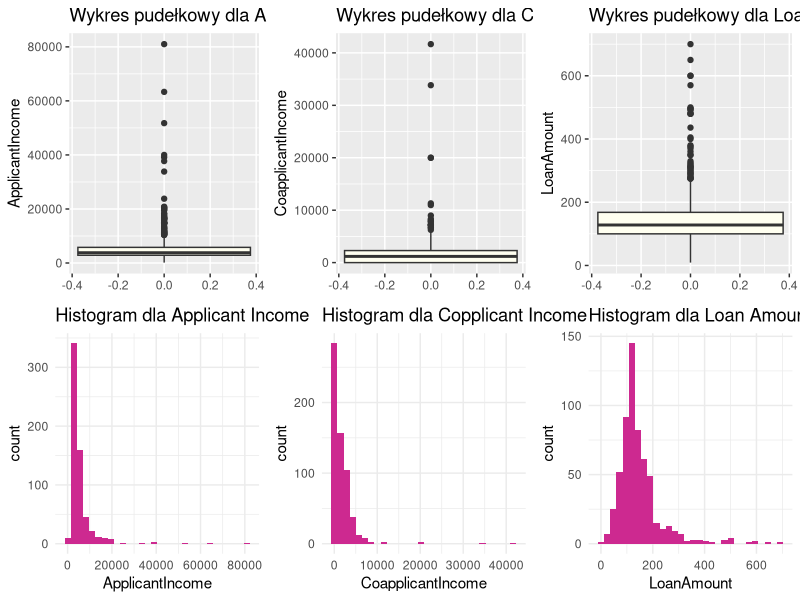

Recreate this plot in R.
install.packages("ggplot2")
library(ggplot2)
library(dplyr)

library(readr)
data <- read_csv("dataset/clean_data.csv")
View(clean_data)


#Wykresy pudelkowe dla ApplicantIncome, CoapplicantIncome oraz LoanAmount
pudelkowyApplicantIncome <- ggplot(data, aes(y = ApplicantIncome)) +
  geom_boxplot(fill="ivory") +
  labs(title = "Wykres pudełkowy dla Applicant Income")

pudelkowyCoapplicantIncome <- ggplot(data, aes(y = CoapplicantIncome)) +
  geom_boxplot(fill="ivory") +
  labs(title = "Wykres pudełkowy dla Coapplicant Income")

pudelkowyLoanAmount <- ggplot(data, aes(y = LoanAmount)) +
  geom_boxplot(fill="ivory") +
  labs(title = "Wykres pudełkowy dla Loan Amount")

#Histogramy dla powyzszych zmiennych
histogramApplicantIncome <- ggplot(data) +
  aes(x = ApplicantIncome) +
  geom_histogram(bins = 30, fill = "maroon3") +
  labs(title = "Histogram dla Applicant Income")+
  theme_minimal()

histogramCoapplicantIncome <- ggplot(data) +
  aes(x = CoapplicantIncome) +
  geom_histogram(bins = 30, fill = "maroon3") +
  labs(title = "Histogram dla Copplicant Income") +
  theme_minimal()

histogramLoanAmount <- ggplot(data) +
  aes(x = LoanAmount) +
  geom_histogram(bins = 30, fill = "maroon3") +
  labs(title = "Histogram dla Loan Amount") +
  theme_minimal()

gridExtra::grid.arrange(pudelkowyApplicantIncome, pudelkowyCoapplicantIncome, pudelkowyLoanAmount, histogramApplicantIncome, histogramCoapplicantIncome, histogramLoanAmount, nrow=2)


#Identyfikacja wartosci odstajacych

#Definiujemy funkcję "identyfikacja",ktora pomoze nam w identyfikacji wartosci odstajacych za pomoca IQR - 
identyfikacja <- function(column) {
  Q1 <- quantile(column, 0.25, na.rm = TRUE)
  Q3 <- quantile(column, 0.75, na.rm = TRUE)
  IQR <- Q3 - Q1
  lower_bound <- Q1 - 1.5 * IQR
  upper_bound <- Q3 + 1.5 * IQR
  
outliers <- column[column < lower_bound | column > upper_bound]
  return(list(
    lower_bound = lower_bound,
    upper_bound = upper_bound,
    outliers = outliers
  ))
}

#Analiza wartosci dla zmiennych ApplicantIncome, CoapplicantIncome i LoanAmount
ApplicantIncomeOutliers <- identyfikacja(data$ApplicantIncome)
CoapplicantIncomeOutliers <- identyfikacja(data$CoapplicantIncome)
LoanAmountOutliers <- identyfikacja(data$LoanAmount)


#Wyswietlenie wynikow
print("Wartosci odstajace dla ApplicantIncome")
print(ApplicantIncomeOutliers$outliers)
print("Wartosci odstajace dla CoapplicantIncome")
print(CoapplicantIncomeOutliers$outliers)
print("Wartosci odstajace dla LoanAmount")
print(LoanAmountOutliers$outliers)



